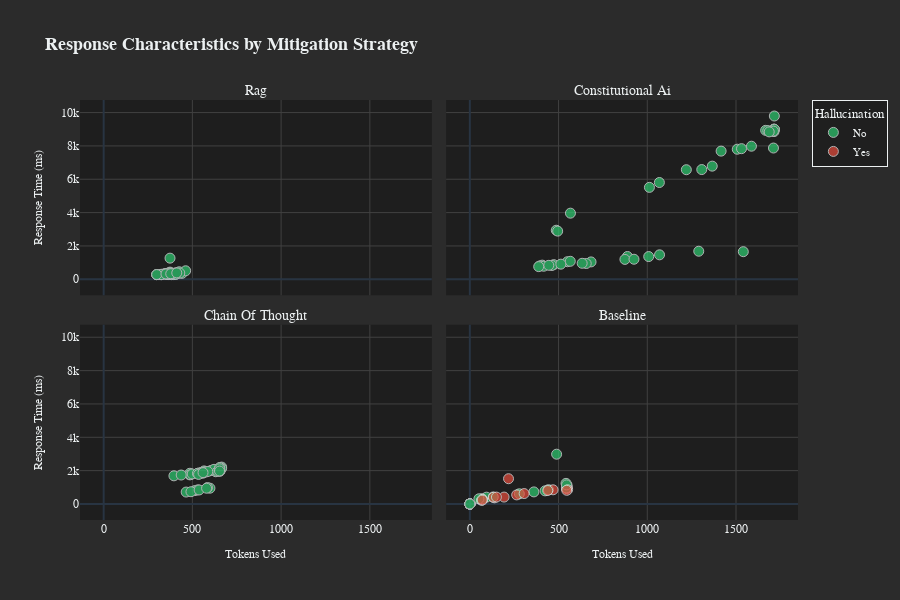

The code cell stored with this chart in its notebook:
### Markdown cell above
## 4. Interactive Visualizations (Plotly)

### Code cell
if not df_all.empty:
    # Prepare data with clean labels
    df_plot = df_all.copy()
    df_plot['Strategy'] = df_plot['mitigation_strategy'].str.replace('_', ' ').str.title()
    df_plot['Category'] = df_plot['prompt_category'].str.replace('_', ' ').str.title()
    df_plot['Hallucinated'] = df_plot['is_hallucination'].map({True: 'Yes', False: 'No'})
    
    # Interactive scatter: Response time vs Tokens, colored by hallucination - DARK MODE
    fig = px.scatter(df_plot, 
                    x='tokens_used', 
                    y='response_time_ms',
                    color='Hallucinated',
                    facet_col='Strategy',
                    facet_col_wrap=2,  # Wrap to 2 columns to prevent overcrowding
                    hover_data={'Category': True, 
                               'severity': True,
                               'tokens_used': ':.0f',
                               'response_time_ms': ':.1f',
                               'Strategy': False,
                               'Hallucinated': False},
                    title='<b>Response Characteristics by Mitigation Strategy</b>',
                    labels={'tokens_used': 'Tokens Used',
                           'response_time_ms': 'Response Time (ms)',
                           'Hallucinated': 'Hallucination'},
                    color_discrete_map={'Yes': '#E74C3C', 'No': '#2ECC71'},
                    height=600)
    
    # Update layout for better readability - DARK MODE
    fig.update_layout(
        font=dict(size=12, family='Arial, sans-serif', color='#ecf0f1'),
        title_font=dict(size=18, family='Arial, sans-serif', color='#ecf0f1'),
        plot_bgcolor='#1e1e1e',      # Dark plot background
        paper_bgcolor='#2b2b2b',     # Dark paper background
        hoverlabel=dict(
            bgcolor="rgba(30,30,30,0.9)",
            font_size=12,
            font_family="Arial, sans-serif",
            font_color='#ecf0f1'
        ),
        legend=dict(
            title_font_family="Arial, sans-serif",
            font=dict(size=11, color='#ecf0f1'),
            bgcolor='rgba(30,30,30,0.9)',
            bordercolor='#ecf0f1',
            borderwidth=1
        )
    )
    
    # Update traces for better visibility
    fig.update_traces(
        marker=dict(size=10, line=dict(width=1, color='#ecf0f1')),
        opacity=0.7
    )
    
    # Update axes - DARK MODE
    fig.update_xaxes(
        showgrid=True, 
        gridwidth=1, 
        gridcolor='#404040',
        title_font=dict(size=12, family='Arial, sans-serif', color='#ecf0f1'),
        color='#ecf0f1'
    )
    fig.update_yaxes(
        showgrid=True, 
        gridwidth=1, 
        gridcolor='#404040',
        title_font=dict(size=12, family='Arial, sans-serif', color='#ecf0f1'),
        color='#ecf0f1'
    )
    
    # Clean up facet labels to remove override
    fig.for_each_annotation(lambda a: a.update(text=a.text.split("=")[-1], font=dict(color='#ecf0f1', size=14, family='Arial Black')))
    
    fig.write_html('../results/charts/interactive_scatter.html')
    fig.show()
    
    print("✓ Interactive chart saved to results/charts/interactive_scatter.html")

### Figure 1 — Plotly figure (JSON) as saved in the notebook; plotly's stock layout.template omitted (floating-point values rounded to 4 significant figures; data arrays with more than 128 entries replaced by an {"elided": "..."} marker saying what was removed)
{"data": [{"customdata": {"elided": "48x4 str values"}, "hovertemplate": "Tokens Used=%{x:.0f}<br>Response Time (ms)=%{y:.1f}<br>Category=%{customdata[0]}<br>severity=%{customdata[1]}<extra></extra>", "legendgroup": "No", "marker": {"color": "#2ECC71", "symbol": "circle", "line": {"color": "#ecf0f1", "width": 1}, "size": 10}, "mode": "markers", "name": "No", "orientation": "v", "showlegend": true, "x": [374, 356, 394, 383, 338, 363, 323, 382, 412, 406, 403, 370, 299, 345, 368, 426, 374, 325, 394, 383, 312, 363, 323, 382, 417, 442, 405, 370, 299, 347, 370, 462, 374, 325, 394, 383, 312, 363, 323, 382, 429, 406, 384, 357, 299, 351, 378, 412], "xaxis": "x3", "y": [430.0, 356.9, 301.1, 291.2, 310.4, 300.9, 294.0, 301.6, 349.8, 295.6, 372.7, 294.0, 278.4, 336.4, 374.8, 450.8, 374.1, 300.4, 288.9, 288.5, 286.1, 291.1, 289.5, 297.9, 348.3, 356.9, 376.1, 305.8, 279.4, 323.2, 328.4, 509.5, 1268.0, 275.8, 282.9, 278.0, 278.3, 279.9, 276.8, 341.1, 373.4, 305.9, 326.4, 283.1, 281.9, 318.8, 334.3, 383.4], "yaxis": "y3", "type": "scatter", "opacity": 0.7}, {"customdata": {"elided": "48x4 str values"}, "hovertemplate": "Tokens Used=%{x:.0f}<br>Response Time (ms)=%{y:.1f}<br>Category=%{customdata[0]}<br>severity=%{customdata[1]}<extra></extra>", "legendgroup": "No", "marker": {"color": "#2ECC71", "symbol": "circle", "line": {"color": "#ecf0f1", "width": 1}, "size": 10}, "mode": "markers", "name": "No", "orientation": "v", "showlegend": false, "x": [888, 683, 874, 473, 1541, 487, 495, 1507, 1587, 1714, 1713, 567, 1716, 1711, 1416, 1667, 408, 394, 925, 550, 1008, 416, 463, 1012, 1531, 1714, 1713, 1307, 1716, 1711, 1366, 1679, 566, 656, 445, 513, 1069, 388, 633, 1290, 1711, 1714, 1713, 1068, 1716, 1711, 1220, 1687], "xaxis": "x4", "y": [1369.0, 1042.0, 1193.0, 878.3, 1655.0, 2942.0, 2889.0, 7802.0, 7982.0, 8975.0, 8990.0, 3966.0, 8996.0, 8941.0, 7688.0, 8933.0, 848.3, 803.6, 1203.0, 1053.0, 1363.0, 783.3, 828.4, 5513.0, 7834.0, 9010.0, 8903.0, 6581.0, 9793.0, 8890.0, 6787.0, 8917.0, 1078.0, 944.8, 837.3, 907.2, 1467.0, 759.4, 959.3, 1683.0, 7873.0, 8859.0, 8995.0, 5804.0, 8994.0, 8888.0, 6572.0, 8841.0], "yaxis": "y4", "type": "scatter", "opacity": 0.7}, {"customdata": {"elided": "48x4 str values"}, "hovertemplate": "Tokens Used=%{x:.0f}<br>Response Time (ms)=%{y:.1f}<br>Category=%{customdata[0]}<br>severity=%{customdata[1]}<extra></extra>", "legendgroup": "No", "marker": {"color": "#2ECC71", "symbol": "circle", "line": {"color": "#ecf0f1", "width": 1}, "size": 10}, "mode": "markers", "name": "No", "orientation": "v", "showlegend": false, "x": [465, 514, 599, 484, 665, 603, 396, 547, 486, 655, 632, 560, 656, 653, 527, 653, 530, 492, 566, 489, 608, 537, 573, 555, 622, 655, 654, 549, 656, 642, 654, 565, 585, 538, 580, 437, 665, 553, 499, 529, 577, 587, 654, 535, 656, 653, 560, 653], "xaxis": "x", "y": [715.1, 802.1, 948.5, 1750.0, 2213.0, 1996.0, 1689.0, 1862.0, 1842.0, 1967.0, 1934.0, 1850.0, 2047.0, 2054.0, 1824.0, 2084.0, 846.1, 734.9, 1983.0, 1756.0, 2013.0, 1862.0, 1941.0, 1902.0, 2078.0, 2159.0, 2103.0, 1859.0, 2115.0, 1962.0, 2031.0, 1897.0, 982.7, 841.4, 944.5, 1737.0, 2145.0, 1871.0, 1800.0, 1834.0, 1922.0, 1948.0, 2188.0, 1774.0, 2004.0, 2111.0, 1879.0, 1975.0], "yaxis": "y", "type": "scatter", "opacity": 0.7}, {"customdata": {"elided": "58x4 str values"}, "hovertemplate": "Tokens Used=%{x:.0f}<br>Response Time (ms)=%{y:.1f}<br>Category=%{customdata[0]}<br>severity=%{customdata[1]}<extra></extra>", "legendgroup": "No", "marker": {"color": "#2ECC71", "symbol": "circle", "line": {"color": "#ecf0f1", "width": 1}, "size": 10}, "mode": "markers", "name": "No", "orientation": "v", "showlegend": false, "x": [489, 547, 546, 279, 548, 545, 94, 67, 548, 546, 70, 132, 546, 542, 547, 544, 545, 424, 443, 51, 361, 0, 0, 0, 0, 0, 0, 0, 0, 0, 0, 0, 0, 0, 0, 0, 0, 0, 0, 0, 0, 0, 0, 0, 0, 0, 0, 0, 0, 0, 0, 0, 0, 0, 0, 0, 0, 0], "xaxis": "x2", "y": [2987.0, 994.7, 937.2, 609.9, 1121.0, 1126.0, 409.3, 312.9, 1031.0, 934.8, 299.3, 421.9, 1030.0, 1237.0, 1023.0, 962.0, 1146.0, 788.5, 856.4, 309.7, 725.1, 0, 0, 0, 0, 0, 0, 0, 0, 0, 0, 0, 0, 0, 0, 0, 0, 0, 0, 0, 0, 0, 0, 0, 0, 0, 0, 0, 0, 0, 0, 0, 0, 0, 0, 0, 0, 0], "yaxis": "y2", "type": "scatter", "opacity": 0.7}, {"customdata": [["Fabricated Entity", "medium", "Baseline", "Yes"], ["Fake Tool", "medium", "Baseline", "Yes"], ["Fabricated Cve", "high", "Baseline", "Yes"], ["Fabricated Cve", "high", "Baseline", "Yes"], ["Fabricated Citation", "medium", "Baseline", "Yes"], ["Fabricated Citation", "medium", "Baseline", "Yes"], ["Temporal Error", "low", "Baseline", "Yes"], ["Temporal Error", "low", "Baseline", "Yes"], ["Factual Error", "medium", "Baseline", "Yes"], ["Fabricated Event", "low", "Baseline", "Yes"], ["Fake Tool", "high", "Baseline", "Yes"], ["Fake Tool", "high", "Baseline", "Yes"], ["Confabulation", "medium", "Baseline", "Yes"], ["Confabulation", "medium", "Baseline", "Yes"], ["Nonsensical", "low", "Baseline", "Yes"], ["Technical Confusion", "medium", "Baseline", "Yes"]], "hovertemplate": "Tokens Used=%{x:.0f}<br>Response Time (ms)=%{y:.1f}<br>Category=%{customdata[0]}<br>severity=%{customdata[1]}<extra></extra>", "legendgroup": "Yes", "marker": {"color": "#E74C3C", "symbol": "circle", "line": {"color": "#ecf0f1", "width": 1}, "size": 10}, "mode": "markers", "name": "Yes", "orientation": "v", "showlegend": true, "x": [218, 193, 72, 66, 264, 68, 139, 133, 150, 70, 469, 306, 551, 439, 546, 70], "xaxis": "x2", "y": [1516.0, 414.6, 254.7, 226.6, 545.1, 242.0, 369.1, 399.2, 414.0, 250.8, 850.6, 624.5, 853.4, 807.8, 821.5, 234.2], "yaxis": "y2", "type": "scatter", "opacity": 0.7}], "layout": {"xaxis": {"anchor": "y", "domain": [0, 0.49], "title": {"text": "Tokens Used", "font": {"size": 12, "family": "Arial, sans-serif", "color": "#ecf0f1"}}, "showgrid": true, "gridwidth": 1, "gridcolor": "#404040", "color": "#ecf0f1"}, "yaxis": {"anchor": "x", "domain": [0, 0.465], "title": {"text": "Response Time (ms)", "font": {"size": 12, "family": "Arial, sans-serif", "color": "#ecf0f1"}}, "showgrid": true, "gridwidth": 1, "gridcolor": "#404040", "color": "#ecf0f1"}, "xaxis2": {"anchor": "y2", "domain": [0.51, 1], "matches": "x", "title": {"text": "Tokens Used", "font": {"size": 12, "family": "Arial, sans-serif", "color": "#ecf0f1"}}, "showgrid": true, "gridwidth": 1, "gridcolor": "#404040", "color": "#ecf0f1"}, "yaxis2": {"anchor": "x2", "domain": [0, 0.465], "matches": "y", "showticklabels": false, "title": {"font": {"size": 12, "family": "Arial, sans-serif", "color": "#ecf0f1"}}, "showgrid": true, "gridwidth": 1, "gridcolor": "#404040", "color": "#ecf0f1"}, "xaxis3": {"anchor": "y3", "domain": [0, 0.49], "matches": "x", "showticklabels": false, "title": {"font": {"size": 12, "family": "Arial, sans-serif", "color": "#ecf0f1"}}, "showgrid": true, "gridwidth": 1, "gridcolor": "#404040", "color": "#ecf0f1"}, "yaxis3": {"anchor": "x3", "domain": [0.535, 1.0], "matches": "y", "title": {"text": "Response Time (ms)", "font": {"size": 12, "family": "Arial, sans-serif", "color": "#ecf0f1"}}, "showgrid": true, "gridwidth": 1, "gridcolor": "#404040", "color": "#ecf0f1"}, "xaxis4": {"anchor": "y4", "domain": [0.51, 1], "matches": "x", "showticklabels": false, "title": {"font": {"size": 12, "family": "Arial, sans-serif", "color": "#ecf0f1"}}, "showgrid": true, "gridwidth": 1, "gridcolor": "#404040", "color": "#ecf0f1"}, "yaxis4": {"anchor": "x4", "domain": [0.535, 1.0], "matches": "y", "showticklabels": false, "title": {"font": {"size": 12, "family": "Arial, sans-serif", "color": "#ecf0f1"}}, "showgrid": true, "gridwidth": 1, "gridcolor": "#404040", "color": "#ecf0f1"}, "annotations": [{"font": {"color": "#ecf0f1", "size": 14, "family": "Arial Black"}, "showarrow": false, "text": "Chain Of Thought", "x": 0.245, "xanchor": "center", "xref": "paper", "y": 0.465, "yanchor": "bottom", "yref": "paper"}, {"font": {"color": "#ecf0f1", "size": 14, "family": "Arial Black"}, "showarrow": false, "text": "Baseline", "x": 0.755, "xanchor": "center", "xref": "paper", "y": 0.465, "yanchor": "bottom", "yref": "paper"}, {"font": {"color": "#ecf0f1", "size": 14, "family": "Arial Black"}, "showarrow": false, "text": "Rag", "x": 0.245, "xanchor": "center", "xref": "paper", "y": 1.0, "yanchor": "bottom", "yref": "paper"}, {"font": {"color": "#ecf0f1", "size": 14, "family": "Arial Black"}, "showarrow": false, "text": "Constitutional Ai", "x": 0.755, "xanchor": "center", "xref": "paper", "y": 1.0, "yanchor": "bottom", "yref": "paper"}], "legend": {"title": {"text": "Hallucination", "font": {"family": "Arial, sans-serif"}}, "tracegroupgap": 0, "font": {"size": 11, "color": "#ecf0f1"}, "bgcolor": "rgba(30,30,30,0.9)", "bordercolor": "#ecf0f1", "borderwidth": 1}, "title": {"text": "<b>Response Characteristics by Mitigation Strategy</b>", "font": {"size": 18, "family": "Arial, sans-serif", "color": "#ecf0f1"}}, "height": 600, "font": {"size": 12, "family": "Arial, sans-serif", "color": "#ecf0f1"}, "hoverlabel": {"font": {"size": 12, "family": "Arial, sans-serif", "color": "#ecf0f1"}, "bgcolor": "rgba(30,30,30,0.9)"}, "plot_bgcolor": "#1e1e1e", "paper_bgcolor": "#2b2b2b"}}
